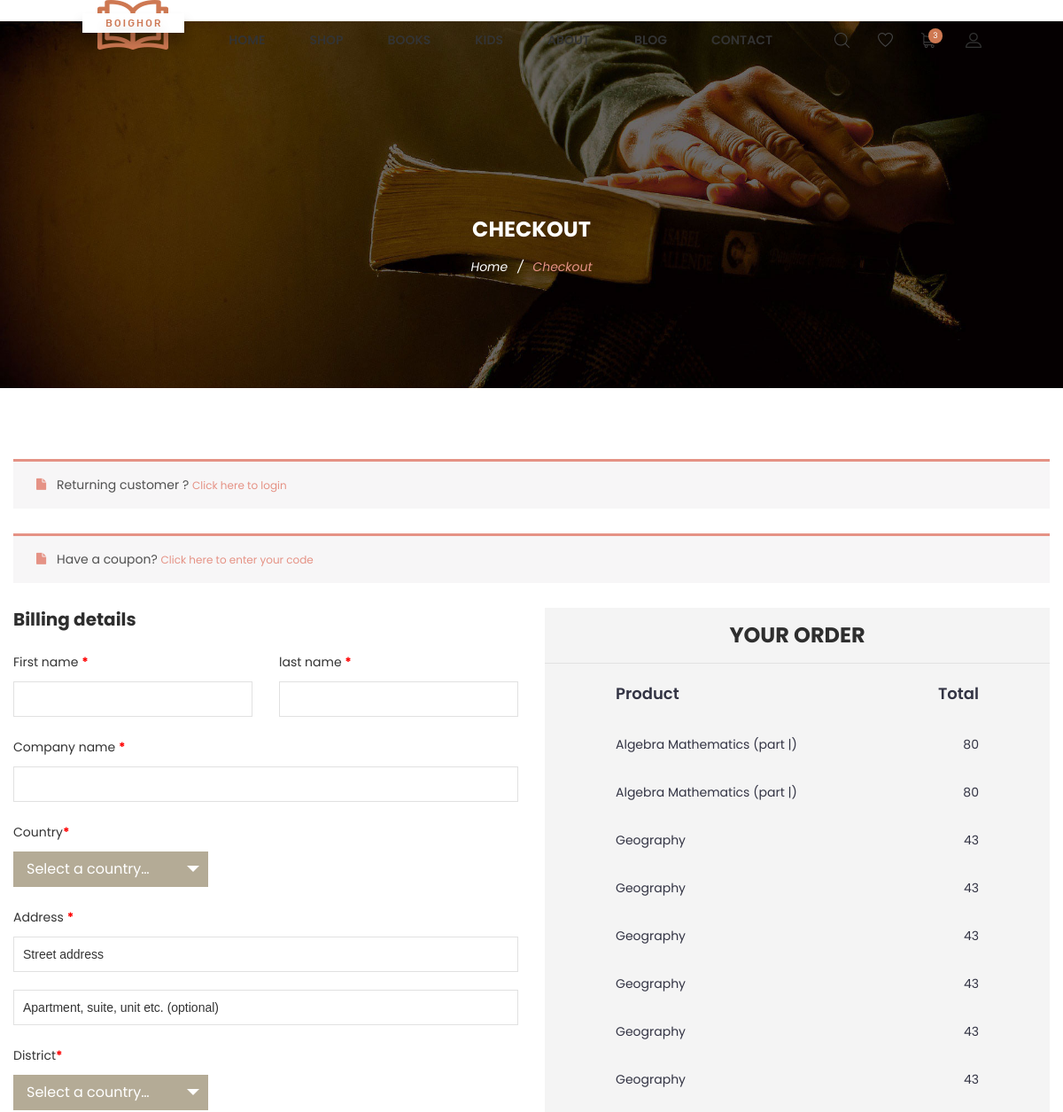
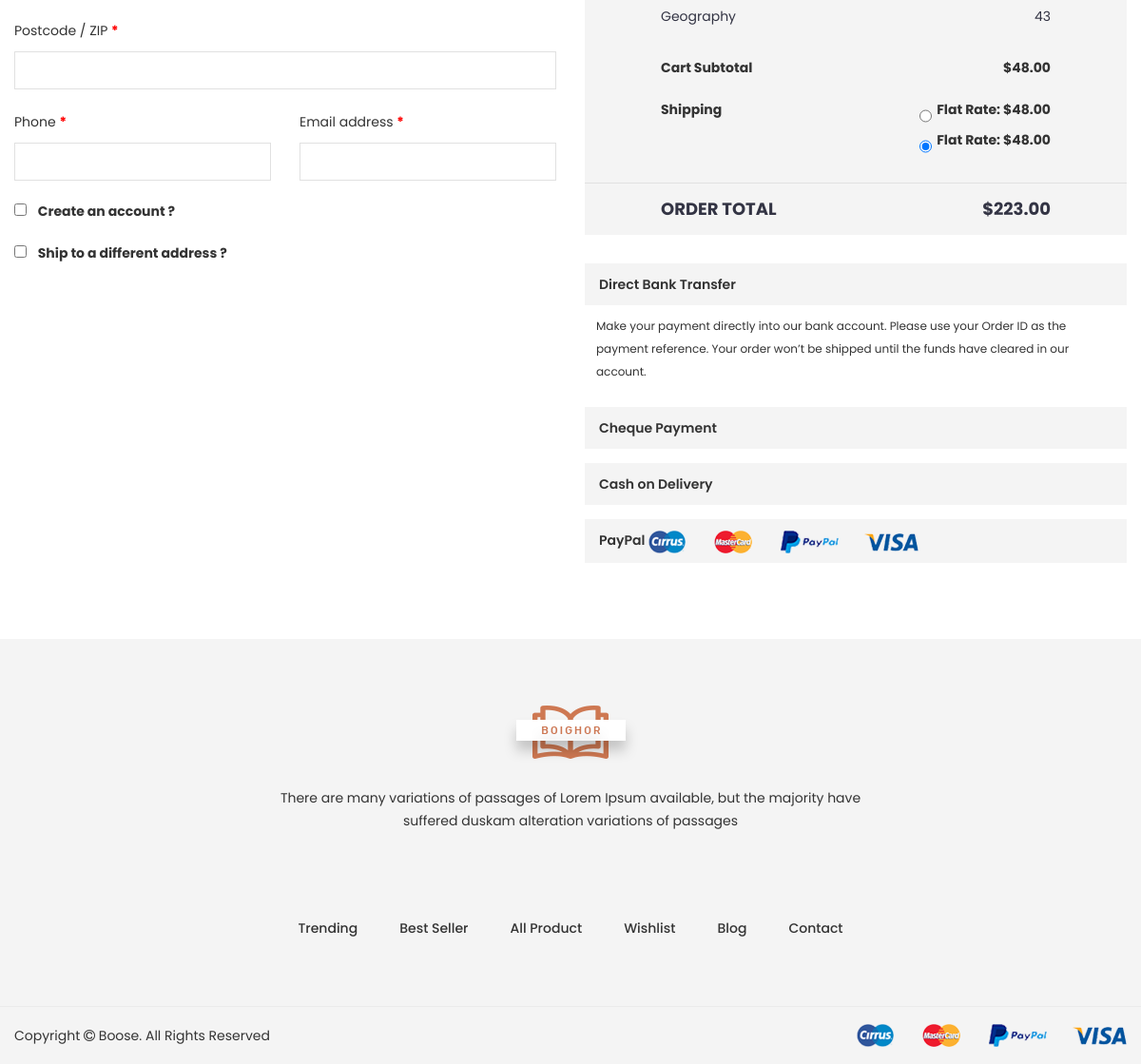
Screenshot of /cart/Checkout (signed in) with the database file from the repository (2 pictures, top to bottom).
### cart/models.py (models this page shows)
class cart(models.Model):
    product_id =models.ForeignKey(books, related_name='books', on_delete=models.CASCADE, default=1)
    buyer = models.ForeignKey(User, related_name='buyer', on_delete=models.CASCADE, default=1)

### home/models.py (models this page shows, shortened)
class books(models.Model):
    books_category = (
        ("all", "ALL"),
        ("school_books", "Scchool Books"),
        ("college_books", "College Books"),
        ("biographic", "Biographic"),
        ("adventure", "Adventure"),
        ("childern", "Childern"),
        ("cook", "Cook"),
        ("treding", "Trending"),
        ("other", "Other"),
    )
    category = models.CharField(max_length=50, choices=books_category,
                default="Other")
    popular = models.BooleanField(default= False)
    name = models.CharField(max_length=50)
    price = models.CharField(max_length=50)
    dec = models.CharField(max_length=50)
    standard = models.CharField(max_length=50)
    pattern = models.CharField(max_length=50)
    author = models.CharField(max_length=50)
    bookfront_cover = models.ImageField(upload_to='pics',default='picc')
    bookback_cover = models.ImageField(upload_to='pics',default='picc')
    index_1 = models.ImageField(upload_to='pics',default='picc')
    index_2 = models.ImageField(upload_to='pics',default='picc')
    index_3 = models.ImageField(upload_to='pics',default='picc')
    index_4 = models.ImageField(upload_to='pics',default='picc')

### cart/views.py (the view)
# urls.py: path('Checkout', views.checkout, name='checkout'),
def checkout(request):
    dests = cart.objects.filter(buyer = request.user)
    context= {
            'dests' : dests,
        }
    return render(request, 'checkout.html', context)

### templates/checkout.html (shortened to what this page needs)
﻿{% extends 'base.html' %}
{% load static %}
{% static 'images' as baseUrl %}
 {% block content %}
        <div class="ht__bradcaump__area bg-image--4">
            <div class="container">
                <div class="row">
                    <div class="col-lg-12">
                        <div class="bradcaump__inner text-center">
                        	<h2 class="bradcaump-title">Checkout</h2>
                            <nav class="bradcaump-content">
                              <a class="breadcrumb_item" href="index.html">Home</a>
                              <span class="brd-separetor">/</span>
                              <span class="breadcrumb_item active">Checkout</span>
                            </nav>
                        </div>
                    </div>
                </div>
            </div>
        </div>
        <section class="wn__checkout__area section-padding--lg bg__white">
        	<div class="container">
        		<div class="row">
        			<div class="col-lg-12">
        				<div class="wn_checkout_wrap">
        					<div class="checkout_info">
        						<span>Returning customer ?</span>
        						<a class="showlogin" href="#">Click here to login</a>
        					</div>
        					<div class="checkout_info">
        						<span>Have a coupon? </span>
        						<a class="showcoupon" href="#">Click here to enter your code</a>
        					</div>
        				</div>
        			</div>
        		</div>
        		<div class="row">
        			<div class="col-lg-6 col-12">
        				<div class="customer_details">
        					<h3>Billing details</h3>
        					<div class="customar__field">
        						<div class="margin_between">
	        						<div class="input_box space_between">
	        							<label>First name <span>*</span></label>
	        							<input type="text">
	        						</div>
	        						<div class="input_box space_between">
	        							<label>last name <span>*</span></label>
	        							<input type="text">
	        						</div>
        						</div>
        						<div class="input_box">
        							<label>Company name <span>*</span></label>
        							<input type="text">
        						</div>
        						<div class="input_box">
        							<label>Country<span>*</span></label>
        						</div>
        						<div class="input_box">
        							<label>Address <span>*</span></label>
        							<input type="text" placeholder="Street address">
        						</div>
        						<div class="input_box">
        							<input type="text" placeholder="Apartment, suite, unit etc. (optional)">
        						</div>
        						<div class="input_box">
        							<label>District<span>*</span></label>
        						</div>
								<div class="input_box">
									<label>Postcode / ZIP <span>*</span></label>
									<input type="text">
								</div>
								<div class="margin_between">
									<div class="input_box space_between">
										<label>Phone <span>*</span></label>
										<input type="text">
									</div>
									<div class="input_box space_between">
										<label>Email address <span>*</span></label>
										<input type="email">
									</div>
								</div>
        					</div>
        					<div class="create__account">
        						<div class="wn__accountbox">
	        						<input class="input-checkbox" name="createaccount" value="1" type="checkbox">
	        						<span>Create an account ?</span>
        						</div>
        					</div>
        				</div>
        				<div class="customer_details mt--20">
        					<div class="differt__address">
	        					<input name="ship_to_different_address" value="1" type="checkbox">
	        					<span>Ship to a different address ?</span>
        					</div>
        				</div>
        			</div>
        			<div class="col-lg-6 col-12 md-mt-40 sm-mt-40">
        				<div class="wn__order__box">
        					<h3 class="onder__title">Your order</h3>
        					<ul class="order__total">
        						<li>Product</li>
        						<li>Total</li>
        					</ul>
        					<ul class="order_product">
								{% for dest in dests %}
									<li> {{ dest.product_id.name }} <span> {{ dest.product_id.price }} </span></li>
								{% endfor %}
        					</ul>
        					<ul class="shipping__method">
        						<li>Cart Subtotal <span>$48.00</span></li>
        						<li>Shipping
        							<ul>
        								<li>
        									<input name="shipping_method[0]" data-index="0" value="legacy_flat_rate" checked="checked" type="radio">
        									<label>Flat Rate: $48.00</label>
        								</li>
        								<li>
        									<input name="shipping_method[0]" data-index="0" value="legacy_flat_rate" checked="checked" type="radio">
        									<label>Flat Rate: $48.00</label>
        								</li>
        							</ul>
        						</li>
        					</ul>
        					<ul class="total__amount">
        						<li>Order Total <span>$223.00</span></li>
        					</ul>
        				</div>
					    <div id="accordion" class="checkout_accordion mt--30" role="tablist">
						    <div class="payment">
						        <div class="che__header" role="tab" id="headingOne">
						          	<a class="checkout__title" data-toggle="collapse" href="#collapseOne" aria-expanded="true" aria-controls="collapseOne">
						                <span>Direct Bank Transfer</span>
						          	</a>
						        </div>
						        <div id="collapseOne" class="collapse show" role="tabpanel" aria-labelledby="headingOne" data-parent="#accordion">
					            	<div class="payment-body">Make your payment directly into our bank account. Please use your Order ID as the payment reference. Your order won’t be shipped until the funds have cleared in our account.</div>
						        </div>
						    </div>
						    <div class="payment">
						        <div class="che__header" role="tab" id="headingTwo">
						          	<a class="collapsed checkout__title" data-toggle="collapse" href="#collapseTwo" aria-expanded="false" aria-controls="collapseTwo">
							            <span>Cheque Payment</span>
						          	</a>
						        </div>
						    </div>
						    <div class="payment">
						        <div class="che__header" role="tab" id="headingThree">
						          	<a class="collapsed checkout__title" data-toggle="collapse" href="#collapseThree" aria-expanded="false" aria-controls="collapseThree">
							            <span>Cash on Delivery</span>
						          	</a>
						        </div>
						    </div>
						    <div class="payment">
						        <div class="che__header" role="tab" id="headingFour">
						          	<a class="collapsed checkout__title" data-toggle="collapse" href="#collapseFour" aria-expanded="false" aria-controls="collapseFour">
							            <span>PayPal <img src="images/icons/payment.png" alt="payment images"> </span>
						          	</a>
						        </div>
						    </div>
					    </div>
        			</div>
        		</div>
        	</div>
        </section>
	{% endblock %}

### templates/base.html (shortened to what this page needs)
{% load static %}
{% static 'images' as baseUrl %}
<!doctype html>
<html class="no-js" lang="zxx">
<head>
    <link rel="stylesheet" type="text/css" href="https://stackpath.bootstrapcdn.com/font-awesome/4.7.0/css/font-awesome.min.css">
	<link rel="stylesheet" type="text/css" href="{% static 'css/bootstrap.min.css' %}">
	<link rel="stylesheet" type="text/css" href="{% static 'css/plugins.css' %}">
	<link rel="stylesheet" type="text/css" href="{% static 'css/custom.css' %}">
	<link rel="stylesheet" type="text/css" href="{% static 'style.css' %}">
   <link rel="stylesheet" type="text/css" href="{% static 'css/custom.css' %}">
</head>
<body>
	<div class="wrapper" id="wrapper">
		<header id="wn__header" class="header__area header__absolute sticky__header">
			<div class="container-fluid">
				<div class="row">
					<div class="col-md-6 col-sm-6 col-6 col-lg-2">
						<div class="logo">
							<a href="index.html">
								<img src="{% static 'images/logo/logo.png' %}" alt="logo images">
							</a>
						</div>
					</div>
					<div class="col-lg-8 d-none d-lg-block">
						<nav class="mainmenu__nav">
							<ul class="meninmenu d-flex justify-content-start">
								<li class="drop with--one--item"><a href="{% url 'index' %}">Home</a>
								</li>
								<li class="drop"><a href="#">Shop</a>
								</li>
								<li class="drop"><a href="shop-grid.html">Books</a>
								</li>
								<li class="drop"><a href="shop-grid.html">Kids</a>
								</li>
								<li class="drop"><a href="{% url 'about' %}">About</a></li>
								<li class="drop"><a href="blog.html">Blog</a>
								</li>
								<li><a href="{% url 'contact' %}">Contact</a></li>
							</ul>
						</nav>
					</div>
					<div class="col-md-6 col-sm-6 col-6 col-lg-2">
						<ul class="header__sidebar__right d-flex justify-content-end align-items-center">
							<li class="shop_search"><a class="search__active" href="#"></a></li>
							<li class="wishlist"><a href="{% url 'user_wishlist' %}"></a></li>
							<li class="shopcart"><a class="cartbox_active"><span class="product_qun">3</span></a>
							</li>
							<li class="setting__bar__icon"><a class="setting__active" href="#"></a>
							</li>
						</ul>
					</div>
				</div>
			</div>
		</header>
    {% block content %}
    {% endblock %}
		<footer id="wn__footer" class="footer__area bg__cat--8 brown--color">
			<div class="footer-static-top">
				<div class="container">
					<div class="row">
						<div class="col-lg-12">
							<div class="footer__widget footer__menu">
								<div class="ft__logo">
									<a href="index.html">
										<img src="{% static 'images/logo/3.png' %}" alt="logo">
									</a>
									<p>There are many variations of passages of Lorem Ipsum available, but the majority have suffered duskam alteration variations of passages</p>
								</div>
								<div class="footer__content">
									<ul class="social__net social__net--2 d-flex justify-content-center">
										<li><a href="#"><i class="bi bi-facebook"></i></a></li>
										<li><a href="#"><i class="bi bi-google"></i></a></li>
										<li><a href="#"><i class="bi bi-twitter"></i></a></li>
										<li><a href="#"><i class="bi bi-linkedin"></i></a></li>
										<li><a href="#"><i class="bi bi-youtube"></i></a></li>
									</ul>
									<ul class="mainmenu d-flex justify-content-center">
										<li><a href="index.html">Trending</a></li>
										<li><a href="index.html">Best Seller</a></li>
										<li><a href="index.html">All Product</a></li>
										<li><a href="index.html">Wishlist</a></li>
										<li><a href="index.html">Blog</a></li>
										<li><a href="index.html">Contact</a></li>
									</ul>
								</div>
							</div>
						</div>
					</div>
				</div>
			</div>
			<div class="copyright__wrapper">
				<div class="container">
					<div class="row">
						<div class="col-lg-6 col-md-6 col-sm-12">
							<div class="copyright">
								<div class="copy__right__inner text-left">
									<p>Copyright <i class="fa fa-copyright"></i> <a href="#">Boose.</a> All Rights Reserved</p>
								</div>
							</div>
						</div>
						<div class="col-lg-6 col-md-6 col-sm-12">
							<div class="payment text-right">
								<img src="{% static 'images/icons/payment.png' %}" alt="" />
							</div>
						</div>
					</div>
				</div>
			</div>
		</footer>
</body>
</html>

### rows the page displays
cart: product_id.name "Algebra Mathematics (part |)", product_id.price "80"
cart: product_id.name "Algebra Mathematics (part |)", product_id.price "80"
cart: product_id.name "Geography", product_id.price "43"
cart: product_id.name "Geography", product_id.price "43"
cart: product_id.name "Geography", product_id.price "43"
cart: product_id.name "Geography", product_id.price "43"
cart: product_id.name "Geography", product_id.price "43"
cart: product_id.name "Geography", product_id.price "43"
cart: product_id.name "Geography", product_id.price "43"
